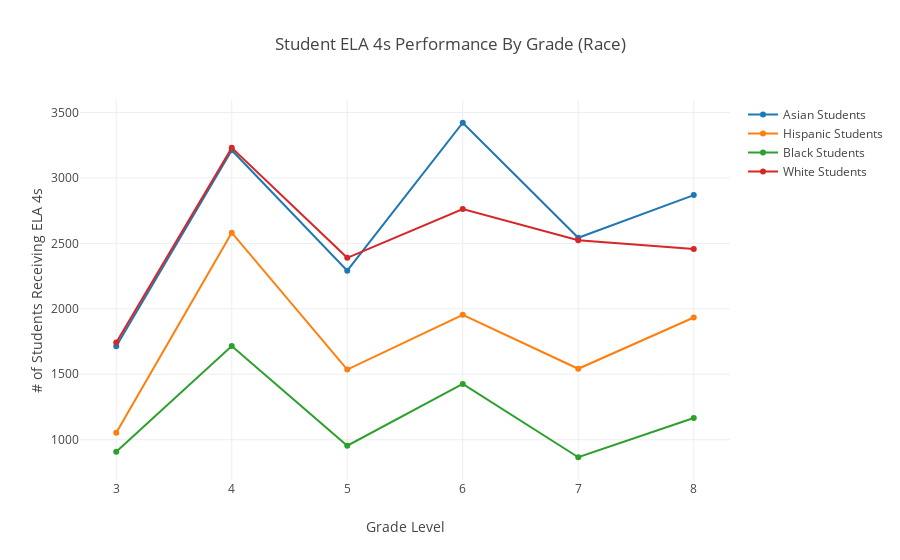

The code cell stored with this chart in its notebook:
### Code cell
# Create a trace
trace = go.Scatter(
    x = race_ELA['Grade'],
    y = race_ELA['Asian ELA'],
    name = 'Asian Students'
)

trace2 = go.Scatter(
    x = race_ELA['Grade'],
    y = race_ELA['Hispanic ELA'],
    name = 'Hispanic Students'
)

trace3 = go.Scatter(
    x = race_ELA['Grade'],
    y = race_ELA['Black ELA'],
    name = 'Black Students'
)

trace4 = go.Scatter(
    x = race_ELA['Grade'],
    y = race_ELA['White ELA'],
    name = 'White Students'
)

layout= go.Layout(
    title= 'Student ELA 4s Performance By Grade (Race)',
    xaxis= dict(
        title= 'Grade Level'
    ),
    yaxis=dict(
        title='# of Students Receiving ELA 4s'
    )
)

data = [trace, trace2, trace3, trace4]

fig = go.Figure(data=data, layout=layout)
iplot(fig, filename='scatter_hover_labels')

### Figure 1 — Plotly figure (JSON) as saved in the notebook; plotly's stock layout.template omitted (floating-point values rounded to 4 significant figures)
{"data": [{"name": "Asian Students", "type": "scatter", "uid": "15ad26b6-928b-11e8-bc00-402cf46e02a7", "x": [3, 4, 5, 6, 7, 8], "y": [1714, 3212, 2292, 3422, 2543, 2869]}, {"name": "Hispanic Students", "type": "scatter", "uid": "15ad26b7-928b-11e8-81c5-402cf46e02a7", "x": [3, 4, 5, 6, 7, 8], "y": [1054, 2582, 1536, 1954, 1542, 1934]}, {"name": "Black Students", "type": "scatter", "uid": "15ad26b8-928b-11e8-ba17-402cf46e02a7", "x": [3, 4, 5, 6, 7, 8], "y": [908, 1716, 954, 1426, 866, 1166]}, {"name": "White Students", "type": "scatter", "uid": "15ad26b9-928b-11e8-803d-402cf46e02a7", "x": [3, 4, 5, 6, 7, 8], "y": [1743, 3231, 2390, 2762, 2524, 2457]}], "layout": {"title": "Student ELA 4s Performance By Grade (Race)", "xaxis": {"title": "Grade Level"}, "yaxis": {"title": "# of Students Receiving ELA 4s"}}}
